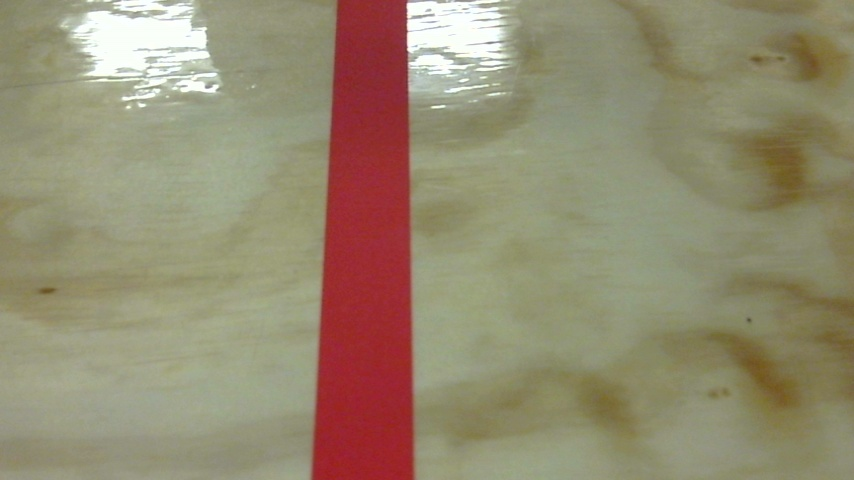
#> input picture sample_images/photo_1.jpg, 854 x 480 px; its folder holds only this picture in this run
$ python redline_detect.py
#> lines starting #> are read from the running program, lines starting #| are printed output that depends on the picture; after the words box and inside, x2 and y2 are one past the last pixel; in counts of white or black regions, pixels touching at a corner belong together
import cv2 as cv
import numpy as np
import os
import csv
from datetime import datetime

def get_line_endpoints(line):
    """Extract endpoints from a line array."""
    return line[0]

def calculate_line_angle(x1, y1, x2, y2):
    """Calculate angle of a line in degrees."""
    angle = np.arctan2(y2 - y1, x2 - x1)
    return np.degrees(angle)

def get_centerline_from_edges(left_line, right_line):
    """Calculate the centerline parallel to and between the left and right edges."""
    x1_left, y1_left, x2_left, y2_left = get_line_endpoints(left_line)
    x1_right, y1_right, x2_right, y2_right = get_line_endpoints(right_line)

    # Calculate slopes of edge lines
    slope_left = (y2_left - y1_left) / (x2_left - x1_left) if x2_left != x1_left else float('inf')
    slope_right = (y2_right - y1_right) / (x2_right - x1_right) if x2_right != x1_right else float('inf')

    # Use average slope for centerline (parallel to edges)
    avg_slope = (slope_left + slope_right) / 2

    # Calculate midpoints along a vertical range to establish centerline
    y_min = min(y1_left, y2_left, y1_right, y2_right)
    y_max = max(y1_left, y2_left, y1_right, y2_right)

    # Get x coordinates at y_min and y_max for both edges
    def get_x_on_line(y, x1, y1, x2, y2):
        """Get x coordinate at given y on a line."""
        if y1 == y2:
            return (x1 + x2) / 2
        return x1 + (y - y1) * (x2 - x1) / (y2 - y1)

    x_left_at_ymin = get_x_on_line(y_min, x1_left, y1_left, x2_left, y2_left)
    x_right_at_ymin = get_x_on_line(y_min, x1_right, y1_right, x2_right, y2_right)
    center_x_at_ymin = (x_left_at_ymin + x_right_at_ymin) / 2

    x_left_at_ymax = get_x_on_line(y_max, x1_left, y1_left, x2_left, y2_left)
    x_right_at_ymax = get_x_on_line(y_max, x1_right, y1_right, x2_right, y2_right)
    center_x_at_ymax = (x_left_at_ymax + x_right_at_ymax) / 2

    # Centerline endpoints
    center_x1 = int(center_x_at_ymin)
    center_y1 = int(y_min)
    center_x2 = int(center_x_at_ymax)
    center_y2 = int(y_max)

    return (center_x1, center_y1, center_x2, center_y2)

# [13 lines left out: function point_to_line_distance, not called in this run]

def detect_curved_turn(frame, mask, curvature_threshold=0.003):
    """
    Detect curved turns by analyzing the rate of change of the centerline's x-position.

    Args:
        frame: The full image frame
        mask: Red color mask of the frame
        curvature_threshold: Threshold for rate of change (default 0.003)

    Returns:
        tuple: (is_turn, turn_type, curvature, centerline_pts, fit_coeffs)
            - is_turn: Boolean indicating if a turn was detected
            - turn_type: String describing turn type ('left_turn', 'right_turn', 'straight')
            - curvature: The rate of change metric
            - centerline_pts: Array of centerline points used for fitting (for visualization)
            - fit_coeffs: None (not used with this method)
    """
    height, width = frame.shape[:2]
    centerline_points = []

    # Sample the tape centerline at different heights
    for y in range(0, height, max(1, height // 20)):  # Sample ~20 points across height
        row = mask[y, :]

        # Find all x-coordinates where red color is detected in this row
        red_x = np.where(row > 0)[0]

        if len(red_x) > 0:
            # Calculate the centerline as the middle of the red region
            x_min = red_x[0]
            x_max = red_x[-1]
            x_center = (x_min + x_max) / 2
            centerline_points.append([x_center, y])

    if len(centerline_points) < 3:
        return False, 'straight', 0.0, None, None

    centerline_points = np.array(centerline_points, dtype=np.float32)

    try:
        # Calculate the rate of change of x position as we go down the centerline
        x_changes = np.diff(centerline_points[:, 0])  # Change in x between consecutive points

        # The curvature metric is the variance of x-changes
        # High variance = the x position is changing inconsistently = curve
        curvature = np.var(x_changes)

        # Determine turn direction based on the overall x-movement trend
        # Since top of image is front of robot, moving forward down the image:
        # If x increases (moves right) = left turn
        # If x decreases (moves left) = right turn
        total_x_change = centerline_points[-1, 0] - centerline_points[0, 0]
        turn_direction = 'left_turn' if total_x_change > 0 else 'right_turn'

        # Check if variance exceeds threshold
        is_turn = curvature > curvature_threshold

        if not is_turn:
            return False, 'straight', curvature, centerline_points, None

        return True, turn_direction, curvature, centerline_points, None

    except Exception as e:
        print(f"  Error analyzing centerline curvature: {e}")
        return False, 'straight', 0.0, None, None

def get_x_on_line(y, x1, y1, x2, y2):
    """Get x coordinate at given y on a line."""
    if y1 == y2:
        return (x1 + x2) / 2
    return x1 + (y - y1) * (x2 - x1) / (y2 - y1)

# [16 lines left out: function on_turn_detected, not called in this run]

def get_horizontal_distance(center_x, center_y, cx1, cy1, cx2, cy2):
    """Calculate horizontal distance from image center to centerline."""
    # Find x coordinate of centerline at the image center's y position
    centerline_x = get_x_on_line(center_y, cx1, cy1, cx2, cy2)
    # Horizontal distance is the difference in x coordinates
    # Positive means centerline is to the right, negative means to the left
    return centerline_x - center_x

def find_tape_edges(lines):
    """Find left and right edges of tape from detected lines."""
    if lines is None or len(lines) < 2:
        return None, None

    # Flatten lines and sort by x-coordinate of first point
    lines_list = [line[0] for line in lines]
    lines_sorted = sorted(lines_list, key=lambda l: min(l[0], l[2]))  # Sort by leftmost x

    # Left edge is the leftmost line, right edge is the rightmost line
    left_line = np.array([lines_sorted[0]])
    right_line = np.array([lines_sorted[-1]])

    return left_line, right_line

def process_batch(input_dir="sample_images", output_dir="output", curvature_threshold=0.003):

    # Create output directory if it doesn't exist
#> called with input_dir = 'sample_images', output_dir = 'output', curvature_threshold = 0.7
    if not os.path.exists(output_dir):
        os.makedirs(output_dir)

    # Get all image files from input directory
    if not os.path.exists(input_dir):
        print(f"Input directory not found: {input_dir}")
        return

    image_files = [f for f in os.listdir(input_dir)
                   if f.lower().endswith(('.jpg', '.jpeg', '.png', '.bmp'))]

    if not image_files:
        print(f"No image files found in {input_dir}")
        return

    print(f"Found {len(image_files)} image(s) to process")
    print(f"Curve detection threshold: {curvature_threshold} (lower = more sensitive)")

    # Open CSV file for logging
    csv_path = os.path.join(output_dir, "centerline_data.csv")
    csv_file = open(csv_path, 'w', newline='')
    csv_writer = csv.writer(csv_file)
    csv_writer.writerow(['Image', 'Centerline_Angle (degrees)', 'Distance_From_Center (pixels)', 'Turn_Detected', 'Turn_Type', 'Curvature', 'Timestamp'])

    for i, image_file in enumerate(image_files, 1):
        input_path = os.path.join(input_dir, image_file)
        base_filename = os.path.splitext(image_file)[0]

        print(f"[{i}/{len(image_files)}] Processing: {image_file}")

        # Load image
        img = cv.imread(input_path)
#> img is the input picture: shape (480, 854, 3); mean B, G, R 112.8, 139, 149.1
        if img is None:
            print(f"  Failed to load image: {input_path}")
            continue

        frame = cv.resize(img, (854, 480))
        frame_height, frame_width = frame.shape[:2]

        # ===== TURN DETECTION ON FULL FRAME =====
        # Convert to HSV to detect red color
        hsv_full = cv.cvtColor(frame, cv.COLOR_BGR2HSV)
#> hsv_full: shape (480, 854, 3); mean H, S, V 42.2, 68.2, 151.2

        # Define HSV range for red color
        red_lower = np.array([0, 100, 100])
        red_upper = np.array([10, 255, 255])
        red_lower_2 = np.array([160, 100, 100])
        red_upper_2 = np.array([180, 255, 255])

        # Create masks for red ranges on full frame
        mask1_full = cv.inRange(hsv_full, red_lower, red_upper)
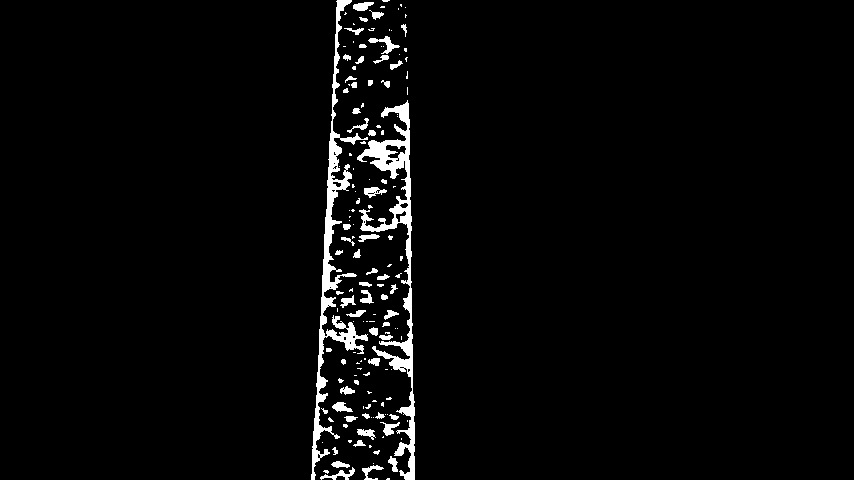
#> mask1_full: shape (480, 854); 3% white; 151 white regions (90 under 20 px), largest, box (x1, y1, x2, y2) and area: (357, 100, 415, 480) 4219, (311, 0, 368, 480) 3993, (368, 36, 400, 54) 184
        mask2_full = cv.inRange(hsv_full, red_lower_2, red_upper_2)
#> mask2_full: shape (480, 854); 7.2% white; 20 white regions (13 under 20 px), largest, box (x1, y1, x2, y2) and area: (314, 0, 412, 480) 28976, (386, 145, 406, 161) 150, (396, 211, 406, 222) 44
        mask_full = cv.bitwise_or(mask1_full, mask2_full)
#> mask_full: shape (480, 854); 10.1% white; 1 white region, box (x1, y1, x2, y2) and area: (311, 0, 415, 480) 41550

        # Detect edges and lines on full frame
        red_regions_full = cv.bitwise_and(frame, frame, mask=mask_full)
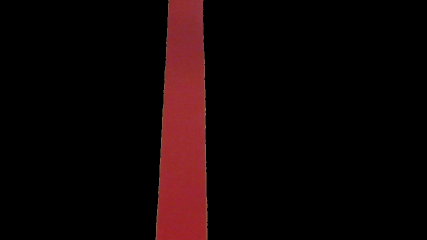
#> red_regions_full: shape (480, 854, 3) (shown at 1/2 size); mean B, G, R 4.9, 4.5, 15.2
        gray_full = cv.cvtColor(red_regions_full, cv.COLOR_BGR2GRAY)
        edges_full = cv.Canny(gray_full, 50, 150)
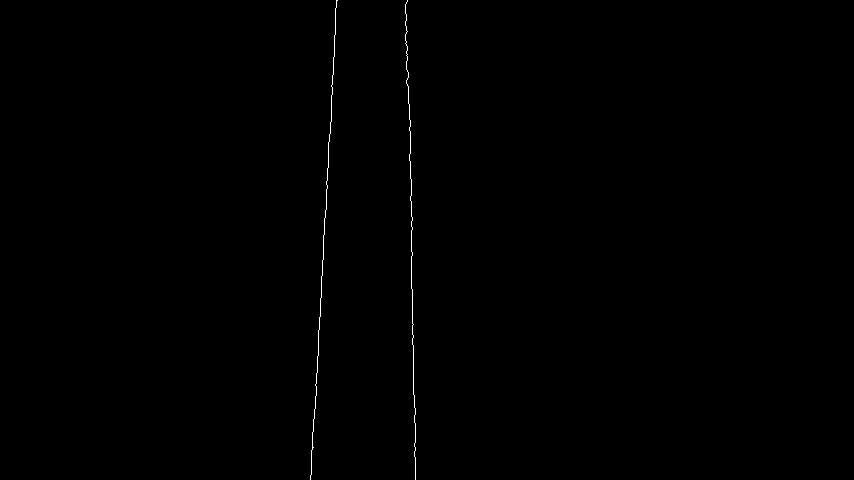
#> edges_full: shape (480, 854); 0.23% white in thin lines or dots, all inside (x1, y1, x2, y2) = (310, 0, 416, 480)

        lines_full = cv.HoughLinesP(edges_full, 1, np.pi / 180, threshold=50, minLineLength=50, maxLineGap=10)
#> lines_full = [[314, 418, 318, 342], [414, 395, 415, 461], [411, 234, 413, 394], [312, 449, 316, 373], [329, 141, 335, 25], [410, 151, 412, 229], [405, 4, 410, 150], [310, 479, 313, 419], [323, 242, 328, 157]]

        # Detect curved turn using full frame centerline sampling
        is_turn, turn_type, curvature, fit_points, fit_coeffs = detect_curved_turn(frame, mask_full, curvature_threshold)
#> the loop in detect_curved_turn, `for y in range(0, height, max(1, height // 20)):` made 20 passes
#> (x_min, x_max, x_center) on passes 1 to 8: (337, 406, 371.5), (336, 405, 370.5), (335, 406, 370.5), (334, 407, 370.5), (332, 407, 369.5), (332, 409, 370.5), (329, 409, 369), (328, 409, 368.5)
#> after the loop in detect_curved_turn, `for y in range(0, height, max(1, height // 20)):`: centerline_points = [[371.5, 0], [370.5, 24], [370.5, 48], [370.5, 72], [369.5, 96], [370.5, 120], [369, 144], [368.5, 168], [368.5, 192], [368.5, 216], [367, 240], [366.5, 264], [366.5, 288], [366, 312], [365.5, 336], [365, 360], [364, 384], [364.5, 408], [363.5, 432], [363, 456]]
#> in detect_curved_turn, `centerline_points = np.array(centerline_points, dtype=np.float32)`: centerline_points = 20 rows, first 8: [371.5, 0], [370.5, 24], [370.5, 48], [370.5, 72], [369.5, 96], [370.5, 120], [369, 144], [368.5, 168]
#> in detect_curved_turn, `x_changes = np.diff(centerline_points[:, 0])`: x_changes = 19 values, max 1 at index 4, min -1.5 at index 5, mean -0.447
#> in detect_curved_turn, `curvature = np.var(x_changes)`: curvature = 0.392
#> in detect_curved_turn, `total_x_change = centerline_points[-1, 0] - centerline_points[0, 0]`: total_x_change = -8.5
#> in detect_curved_turn, `turn_direction = 'left_turn' if total_x_change > 0 else 'right_turn'`: turn_direction = 'right_turn'
#> in detect_curved_turn, `is_turn = curvature > curvature_threshold`: is_turn = False
#> is_turn = False; turn_type = 'straight'; curvature = 0.392; fit_points has the same summary as centerline_points in detect_curved_turn
        if is_turn:
            on_turn_detected(turn_type, curvature)

        # ===== CENTERLINE ANALYSIS ON CROPPED CENTER 1/3 =====
        # Crop to center 1/3 vertically (remove top and bottom 1/3)
        crop_top = frame_height // 3
        crop_bottom = 2 * frame_height // 3
        frame_cropped = frame[crop_top:crop_bottom, :]
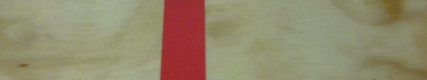
#> frame_cropped: shape (160, 854, 3) (shown at 1/2 size); mean B, G, R 109.1, 137.6, 147.2

        # Save cropped image
        cropped_path = os.path.join(output_dir, f"01_cropped_{base_filename}.jpg")
        cv.imwrite(cropped_path, frame_cropped)
        print(f"  Saved cropped: {cropped_path}")

        hsv = cv.cvtColor(frame_cropped, cv.COLOR_BGR2HSV)
#> hsv: shape (160, 854, 3); mean H, S, V 41.1, 70.5, 149.7

        # create masks for red ranges
        mask1 = cv.inRange(hsv, red_lower, red_upper)
#> mask1: shape (160, 854); 3.2% white; 43 white regions (23 under 20 px), largest, box (x1, y1, x2, y2) and area: (359, 0, 412, 160) 1619, (320, 0, 357, 160) 1563, (364, 27, 387, 38) 135
        mask2 = cv.inRange(hsv, red_lower_2, red_upper_2)
#> mask2: shape (160, 854); 7% white; 12 white regions (7 under 20 px), largest, box (x1, y1, x2, y2) and area: (323, 0, 410, 160) 9382, (396, 51, 406, 62) 44, (400, 43, 408, 48) 28, (333, 22, 341, 27) 26, (386, 0, 393, 5) 21
        mask = cv.bitwise_or(mask1, mask2)
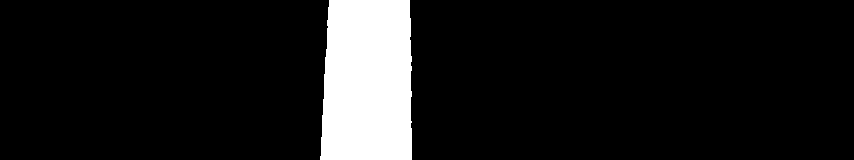
#> mask: shape (160, 854); 10.2% white; 1 white region, box (x1, y1, x2, y2) and area: (320, 0, 412, 160) 13874

        # Save mask
        mask_path = os.path.join(output_dir, f"02_mask_{base_filename}.jpg")
        cv.imwrite(mask_path, mask)
        print(f"  Saved mask: {mask_path}")

        red_regions = cv.bitwise_and(frame_cropped, frame_cropped, mask=mask)
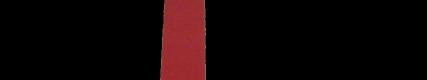
#> red_regions: shape (160, 854, 3) (shown at 1/2 size); mean B, G, R 5.1, 4.8, 15.6
        gray = cv.cvtColor(red_regions, cv.COLOR_BGR2GRAY)
        edges = cv.Canny(gray, 50, 150)
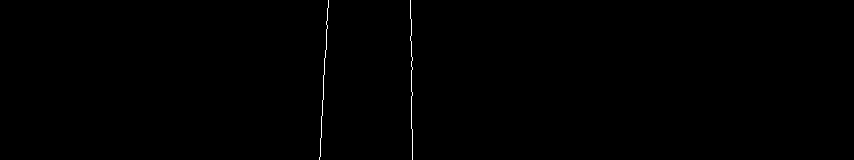
#> edges: shape (160, 854); 0.23% white in thin lines or dots, all inside (x1, y1, x2, y2) = (319, 0, 413, 160)

        # Save edges
        edges_path = os.path.join(output_dir, f"03_edges_{base_filename}.jpg")
        cv.imwrite(edges_path, edges)
        print(f"  Saved edges: {edges_path}")

        lines = cv.HoughLinesP(edges, 1, np.pi / 180, threshold=50, minLineLength=50, maxLineGap=10)
#> lines = [[320, 156, 328, 0], [411, 128, 411, 19]]

        # Use full uncropped frame for visualization output
        out = frame.copy()
        centerline_angle = None
        centerline_distance = None

        if lines is not None:
            print(f"  Red line detected - {len(lines)} line segment(s) found")
#|   Red line detected - 2 line segment(s) found
#> (the rest of the program and of its run is left out)
